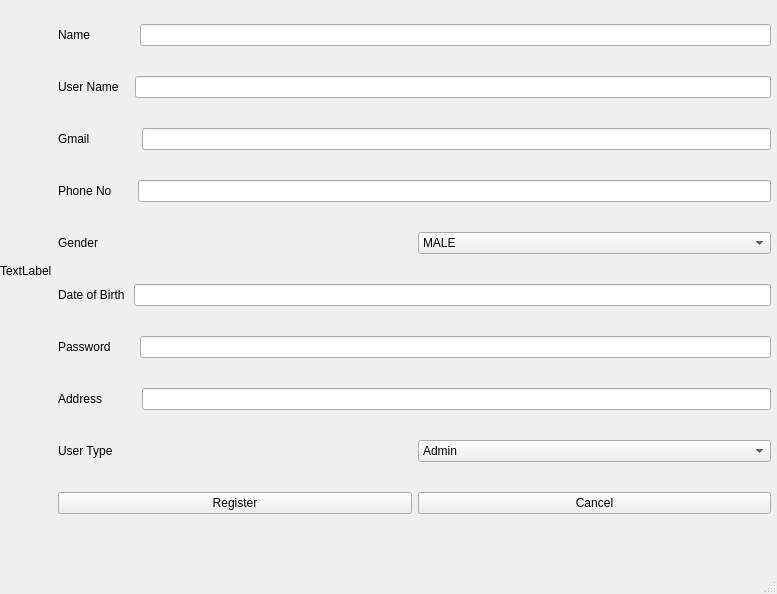
<?xml version="1.0" encoding="UTF-8"?>
<ui version="4.0">
 <class>MainWindow</class>
 <widget class="QMainWindow" name="MainWindow">
  <property name="geometry">
   <rect>
    <x>0</x>
    <y>0</y>
    <width>777</width>
    <height>594</height>
   </rect>
  </property>
  <property name="windowTitle">
   <string>MainWindow</string>
  </property>
  <widget class="QWidget" name="centralwidget">
   <widget class="QWidget" name="horizontalLayoutWidget">
    <property name="geometry">
     <rect>
      <x>0</x>
      <y>0</y>
      <width>771</width>
      <height>541</height>
     </rect>
    </property>
    <layout class="QHBoxLayout" name="horizontalLayout_5">
     <item>
      <widget class="QLabel" name="label">
       <property name="text">
        <string>TextLabel</string>
       </property>
      </widget>
     </item>
     <item>
      <layout class="QVBoxLayout" name="verticalLayout_3">
       <item>
        <layout class="QHBoxLayout" name="horizontalLayout_15">
         <item>
          <widget class="QLabel" name="label_10">
           <property name="text">
            <string>Name             </string>
           </property>
          </widget>
         </item>
         <item>
          <widget class="QLineEdit" name="lineEdit_9"/>
         </item>
        </layout>
       </item>
       <item>
        <layout class="QHBoxLayout" name="horizontalLayout_14">
         <item>
          <widget class="QLabel" name="label_11">
           <property name="text">
            <string>User Name   </string>
           </property>
          </widget>
         </item>
         <item>
          <widget class="QLineEdit" name="lineEdit_10"/>
         </item>
        </layout>
       </item>
       <item>
        <layout class="QHBoxLayout" name="horizontalLayout_13">
         <item>
          <widget class="QLabel" name="label_9">
           <property name="text">
            <string>Gmail              </string>
           </property>
          </widget>
         </item>
         <item>
          <widget class="QLineEdit" name="lineEdit_8"/>
         </item>
        </layout>
       </item>
       <item>
        <layout class="QHBoxLayout" name="horizontalLayout_12">
         <item>
          <widget class="QLabel" name="label_8">
           <property name="text">
            <string>Phone No      </string>
           </property>
          </widget>
         </item>
         <item>
          <widget class="QLineEdit" name="lineEdit_7"/>
         </item>
        </layout>
       </item>
       <item>
        <layout class="QHBoxLayout" name="horizontalLayout_11">
         <item>
          <widget class="QLabel" name="label_7">
           <property name="text">
            <string>Gender         </string>
           </property>
          </widget>
         </item>
         <item>
          <widget class="QComboBox" name="comboBox">
           <item>
            <property name="text">
             <string>MALE</string>
            </property>
           </item>
           <item>
            <property name="text">
             <string>FEMALE</string>
            </property>
           </item>
           <item>
            <property name="text">
             <string>GAY</string>
            </property>
           </item>
           <item>
            <property name="text">
             <string>I don't want to tell you!</string>
            </property>
           </item>
          </widget>
         </item>
        </layout>
       </item>
       <item>
        <layout class="QHBoxLayout" name="horizontalLayout_10">
         <item>
          <widget class="QLabel" name="label_6">
           <property name="text">
            <string>Date of Birth </string>
           </property>
          </widget>
         </item>
         <item>
          <widget class="QLineEdit" name="lineEdit_5"/>
         </item>
        </layout>
       </item>
       <item>
        <layout class="QHBoxLayout" name="horizontalLayout_9">
         <item>
          <widget class="QLabel" name="label_5">
           <property name="text">
            <string>Password       </string>
           </property>
          </widget>
         </item>
         <item>
          <widget class="QLineEdit" name="lineEdit_4"/>
         </item>
        </layout>
       </item>
       <item>
        <layout class="QHBoxLayout" name="horizontalLayout_8">
         <item>
          <widget class="QLabel" name="label_4">
           <property name="text">
            <string>Address          </string>
           </property>
          </widget>
         </item>
         <item>
          <widget class="QLineEdit" name="lineEdit_3"/>
         </item>
        </layout>
       </item>
       <item>
        <layout class="QHBoxLayout" name="horizontalLayout_6">
         <item>
          <widget class="QLabel" name="label_2">
           <property name="text">
            <string>User Type       </string>
           </property>
          </widget>
         </item>
         <item>
          <widget class="QComboBox" name="comboBox_2">
           <item>
            <property name="text">
             <string>Admin</string>
            </property>
           </item>
           <item>
            <property name="text">
             <string>Moderator</string>
            </property>
           </item>
           <item>
            <property name="text">
             <string>Editor</string>
            </property>
           </item>
           <item>
            <property name="text">
             <string>Student</string>
            </property>
           </item>
           <item>
            <property name="text">
             <string>Teacher</string>
            </property>
           </item>
          </widget>
         </item>
        </layout>
       </item>
       <item>
        <layout class="QHBoxLayout" name="horizontalLayout_7">
         <item>
          <widget class="QPushButton" name="pushButton">
           <property name="text">
            <string>Register</string>
           </property>
          </widget>
         </item>
         <item>
          <widget class="QPushButton" name="pushButton_2">
           <property name="text">
            <string>Cancel</string>
           </property>
          </widget>
         </item>
        </layout>
       </item>
      </layout>
     </item>
    </layout>
   </widget>
  </widget>
  <widget class="QMenuBar" name="menubar">
   <property name="geometry">
    <rect>
     <x>0</x>
     <y>0</y>
     <width>777</width>
     <height>24</height>
    </rect>
   </property>
  </widget>
  <widget class="QStatusBar" name="statusbar"/>
 </widget>
 <resources/>
 <connections/>
</ui>
